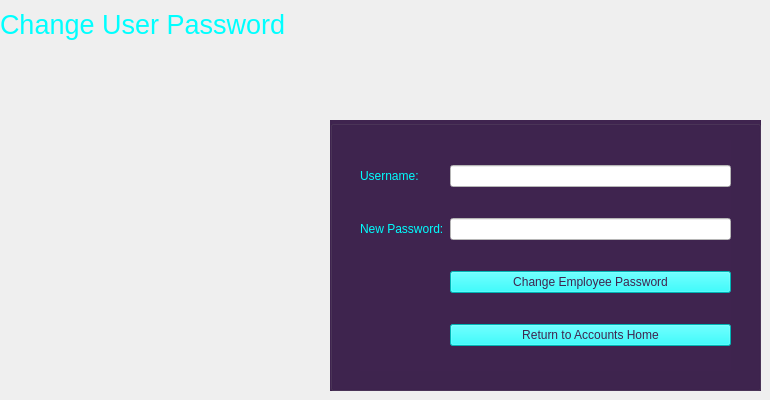
    <widget class="QWidget" name="changeUserPasswordPage">
     <widget class="QGroupBox" name="changePassGroupBox">
      <property name="enabled">
       <bool>true</bool>
      </property>
      <property name="geometry">
       <rect>
        <x>330</x>
        <y>120</y>
        <width>431</width>
        <height>271</height>
       </rect>
      </property>
      <property name="styleSheet">
       <string notr="true">background-color:rgb(63, 36, 79);</string>
      </property>
      <property name="title">
       <string/>
      </property>
      <widget class="QWidget" name="gridLayoutWidget_3">
       <property name="geometry">
        <rect>
         <x>30</x>
         <y>20</y>
         <width>371</width>
         <height>231</height>
        </rect>
       </property>
       <layout class="QGridLayout" name="accountsGridLayout_3">
        <item row="1" column="1">
         <widget class="QLineEdit" name="changePass_Password_LineEdit">
          <property name="sizePolicy">
           <sizepolicy hsizetype="Expanding" vsizetype="Fixed">
            <horstretch>0</horstretch>
            <verstretch>0</verstretch>
           </sizepolicy>
          </property>
          <property name="styleSheet">
           <string notr="true">background-color: rgb(255, 255, 255);</string>
          </property>
         </widget>
        </item>
        <item row="1" column="0">
         <widget class="QLabel" name="newPassLabel_3">
          <property name="sizePolicy">
           <sizepolicy hsizetype="Fixed" vsizetype="Fixed">
            <horstretch>0</horstretch>
            <verstretch>0</verstretch>
           </sizepolicy>
          </property>
          <property name="styleSheet">
           <string notr="true">font: 87 8pt &quot;Segoe UI Black&quot;;</string>
          </property>
          <property name="text">
           <string>&lt;html&gt;&lt;head/&gt;&lt;body&gt;&lt;p&gt;&lt;span style=&quot; color:#00ffff;&quot;&gt;New Password:&lt;/span&gt;&lt;/p&gt;&lt;/body&gt;&lt;/html&gt;</string>
          </property>
         </widget>
        </item>
        <item row="0" column="1">
         <widget class="QLineEdit" name="changePass_Username_LineEdit">
          <property name="enabled">
           <bool>true</bool>
          </property>
          <property name="sizePolicy">
           <sizepolicy hsizetype="Expanding" vsizetype="Fixed">
            <horstretch>0</horstretch>
            <verstretch>0</verstretch>
           </sizepolicy>
          </property>
          <property name="styleSheet">
           <string notr="true">background-color: rgb(255, 255, 255);</string>
          </property>
         </widget>
        </item>
        <item row="0" column="0">
         <widget class="QLabel" name="usernameLabel_3">
          <property name="sizePolicy">
           <sizepolicy hsizetype="Fixed" vsizetype="Fixed">
            <horstretch>0</horstretch>
            <verstretch>0</verstretch>
           </sizepolicy>
          </property>
          <property name="styleSheet">
           <string notr="true">font: 87 8pt &quot;Segoe UI Black&quot;;</string>
          </property>
          <property name="text">
           <string>&lt;html&gt;&lt;head/&gt;&lt;body&gt;&lt;p&gt;&lt;span style=&quot; color:#00ffff;&quot;&gt;Username: &lt;/span&gt;&lt;/p&gt;&lt;/body&gt;&lt;/html&gt;</string>
          </property>
         </widget>
        </item>
        <item row="2" column="1">
         <widget class="QPushButton" name="pushButton_ChangeEmployeePassword">
          <property name="styleSheet">
           <string notr="true">background-color: rgb(0, 255, 255);
font: 87 8pt &quot;Segoe UI Black&quot;;
color: rgb(63, 36, 79);</string>
          </property>
          <property name="text">
           <string>Change Employee Password</string>
          </property>
         </widget>
        </item>
        <item row="3" column="1">
         <widget class="QPushButton" name="returnAccountsButton">
          <property name="styleSheet">
           <string notr="true">background-color: rgb(0, 255, 255);
font: 87 8pt &quot;Segoe UI Black&quot;;
color: rgb(63, 36, 79);</string>
          </property>
          <property name="text">
           <string>Return to Accounts Home</string>
          </property>
         </widget>
        </item>
       </layout>
      </widget>
     </widget>
     <widget class="QLabel" name="changePasswordLabel">
      <property name="geometry">
       <rect>
        <x>0</x>
        <y>0</y>
        <width>371</width>
        <height>50</height>
       </rect>
      </property>
      <property name="styleSheet">
       <string notr="true">font: 87 8pt &quot;Segoe UI Black&quot;;</string>
      </property>
      <property name="text">
       <string>&lt;html&gt;&lt;head/&gt;&lt;body&gt;&lt;p&gt;&lt;span style=&quot; font-size:20pt; color:#00ffff;&quot;&gt;Change User Password&lt;/span&gt;&lt;/p&gt;&lt;/body&gt;&lt;/html&gt;</string>
      </property>
     </widget>
    </widget>
